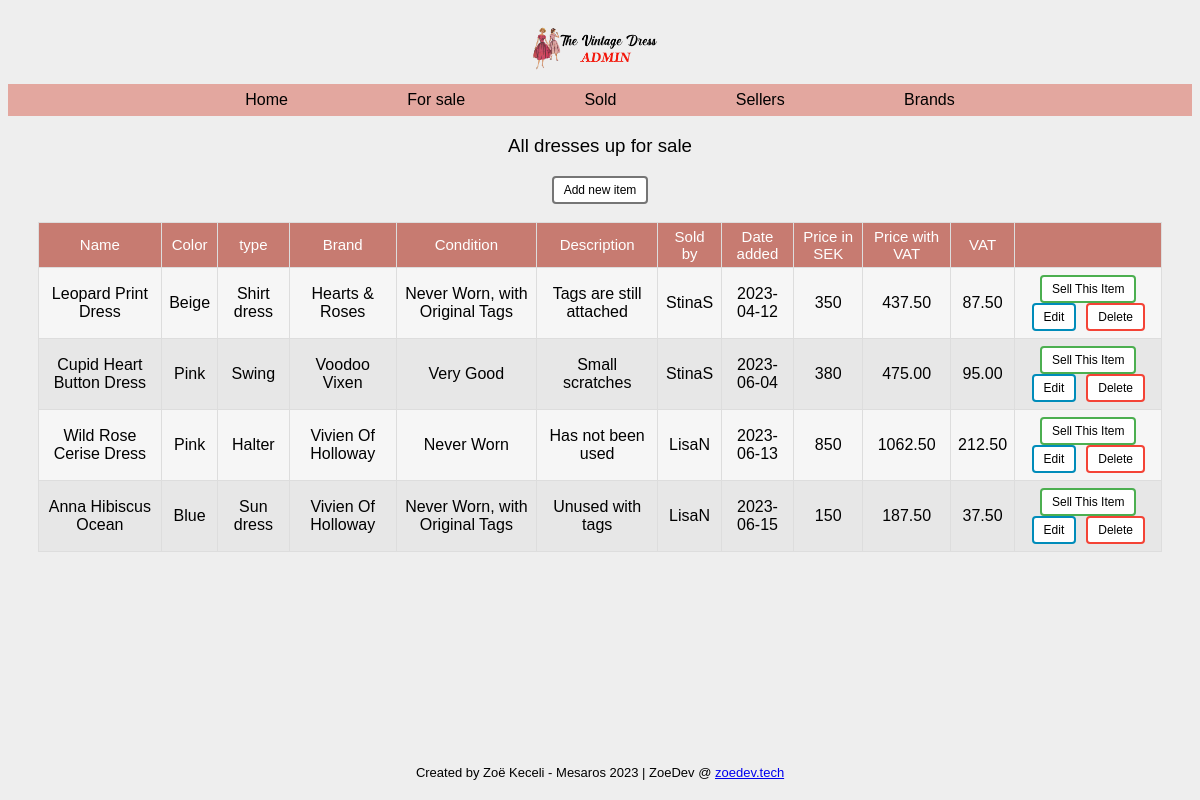
The page /items.php on the database its author committed.
### tables this page shows
CREATE TABLE `items` (
  `id` int(11) NOT NULL,
  `title` varchar(50) NOT NULL,
  `color` varchar(11) NOT NULL,
  `typeID` int(11) NOT NULL,
  `brandID` int(11) NOT NULL,
  `sellerID` int(11) NOT NULL,
  `condID` int(11) NOT NULL,
  `item_desc` varchar(250) NOT NULL,
  `price` int(11) NOT NULL,
  `date_added` date DEFAULT NULL,
  `date_sold` date DEFAULT NULL
);

CREATE TABLE `types` (
  `id` int(11) NOT NULL,
  `type` varchar(32) NOT NULL
);

CREATE TABLE `brands` (
  `id` int(11) NOT NULL,
  `name` varchar(32) NOT NULL
);

CREATE TABLE `conditions` (
  `id` int(11) NOT NULL,
  `item_condition` varchar(50) NOT NULL
);

CREATE TABLE `sellers` (
  `id` int(11) NOT NULL,
  `username` varchar(32) NOT NULL,
  `first_name` varchar(32) NOT NULL,
  `last_name` varchar(32) NOT NULL,
  `email` varchar(32) NOT NULL,
  `phone` varchar(15) NOT NULL
);

### items.php (called while the page is built)
<?php
require 'classes/view/item-view.php';
require 'classes/model/item-model.php';
$pdo = require 'partials/connect.php';
$itemModel = new ItemModel($pdo);
$itemView = new ItemView();
include 'partials/header.php';
include 'partials/nav.php';
$itemView->renderAllItemsWithSellersAndBrandsAsList($itemModel->getAllItemsWithSellersAndBrandsAndTax());
include 'partials/footer.php';

### classes/model/db.php (called while the page is built, shortened)
<?php
class DB
{
    public function __construct(PDO $pdo)
    {
        $this->pdo = $pdo;
    }
}

### classes/model/item-model.php (called while the page is built, shortened)
<?php
require_once 'db.php';
class ItemModel extends DB
{
    protected $table = "items";
    public function getAllItemsWithSellersAndBrandsAndTax()
    {
        $sql = "SELECT items.id, items.title, items.color, items.item_desc, items.date_added, items.price, sellers.username, brands.name, conditions.item_condition, types.type, SUM(items.price *  1.25) AS TotalWithTax, SUM((items.price * 1.25) - (items.price)) AS TotTax from {$this->table} JOIN sellers ON sellers.id = items.sellerID JOIN brands ON brands.id = items.brandID JOIN conditions ON conditions.id = items.condID JOIN types ON types.id = items.typeID WHERE date_sold IS NULL GROUP BY items.id ORDER BY date_added";
        $statement = $this->pdo->prepare($sql);
        $statement->execute();
        return $statement->fetchAll(PDO::FETCH_ASSOC);
    }
}

### classes/view/item-view.php (the view, shortened to what this page needs)
<?php
class ItemView
{
    public function renderAllItemsWithSellersAndBrandsAsList(array $items): void
    {
        echo "<h3 class='pageTitle'>All dresses up for sale</h3>";
        echo "<button class='addButton'><a href='item-new.php'>Add new item</a></button>";
        echo "<br><br>";
        echo "<table class='center'>";
        echo "<th>Name</th>";
        echo "<th>Color</th>";
        echo "<th>type</th>";
        echo "<th>Brand</th>";
        echo "<th>Condition</th>";
        echo "<th>Description</th>";
        echo "<th>Sold by</th>";
        echo "<th>Date added</th>";
        echo "<th>Price in SEK</th>";
        echo "<th>Price with VAT</th>";
        echo "<th>VAT</th>";
        echo "<th></th>";
        foreach ($items as $item) {
            echo "<tr>";
            echo "<td class='centerData'>{$item['title']}</td>";
            echo "<td>{$item['color']}</td>";
            echo "<td>{$item['type']}</td>";
            echo "<td>{$item['name']}</td>";
            echo "<td>{$item['item_condition']}</td>";
            echo "<td>{$item['item_desc']}</td>";
            echo "<td>{$item['username']}</td>";
            echo "<td>{$item['date_added']}</td>";
            echo "<td>{$item['price']}</td>";
            echo "<td>{$item['TotalWithTax']}</td>";
            echo "<td>{$item['TotTax']}</td>";
            echo "<td class='centerData'><button class='btnGreen'><a href='item-sell.php?id={$item['id']}'>Sell This Item</a></button>";
            echo "<button class='btnEdit'><a href='item-edit.php?id={$item['id']}'>Edit</a></button>";
            echo "<button class='btnDel'><a href='item-delete.php?id={$item['id']}'>Delete</a></button></td>";
            echo "</tr>";
        }
        echo "</table>";
    }
}
?>

### style/style.css (style rules this page uses)
body { text-align: center; background: #eee url("https://i.imgur.com/eeQeRmk.png"); background-size: 1.2%; background-repeat: repeat; }
.pageTitle { font-family: "Gill Sans", "Gill Sans MT", Calibri, "Trebuchet MS", sans-serif; font-weight: lighter; }
.brandsTable tr, td { text-align: center; }
.center { margin-left: auto; margin-right: auto; background-color: rgb(231, 231, 231); font-family: Arial, Helvetica, sans-serif; border-collapse: collapse; width: 95%; }
.center td, .center th { border: 1px solid #ddd; padding: 7px; }
.center tr:nth-child(even) { background-color: #f8f8f8e9; }
.center tr, td { text-align: center; }
.center th { padding-top: 5px; padding-bottom: 5px; text-align: center; font-size: 15px; font-weight: normal; font-family: Arial, Helvetica, sans-serif; background-color: #c77b71ff; color: rgb(255, 255, 255); }
.btnDel { margin-left: 5px; margin-right: 5px; background-color: #f44336; border: none; border-radius: 4px; color: white; padding: 5px 10px; text-align: center; text-decoration: none; display: inline-block; font-size: 12px; transition-duration: 0.4s; cursor: pointer; }
.btnDel { background-color: white; color: black; border: 2px solid #f44336; }
.btnDel a { all: unset; }
.btnEdit { margin-left: 5px; margin-right: 5px; background-color: #008cba; border: none; border-radius: 4px; color: white; padding: 5px 10px; text-align: center; text-decoration: none; display: inline-block; font-size: 12px; transition-duration: 0.4s; cursor: pointer; }
.btnEdit { background-color: white; color: black; border: 2px solid #008cba; }
.btnEdit a { all: unset; }
.btnGreen { margin-left: 5px; margin-right: 5px; background-color: #4caf50; border: none; border-radius: 4px; color: white; padding: 5px 10px; text-align: center; text-decoration: none; display: inline-block; font-size: 12px; transition-duration: 0.4s; cursor: pointer; }
.btnGreen { background-color: white; color: black; border: 2px solid #4caf50; }
.btnGreen a { all: unset; }
.addButton a { all: unset; }
.addButton { margin-left: 5px; margin-right: 5px; background-color: #ffffff; border: none; border-radius: 4px; color: white; padding: 5px 10px; text-align: center; text-decoration: none; display: inline-block; font-size: 12px; transition-duration: 0.4s; cursor: pointer; }
.addButton { background-color: white; color: black; border: 2px solid #757575; }

### rows shown on the page
items: title "Leopard Print Dress", color "Beige", typeID.type "Shirt dress", brandID.name "Hearts & Roses", condID.item_condition "Never Worn, with Original Tags", item_desc "Tags are still attached", sellerID.username "StinaS", date_added "2023-04-12", price "350", TotalWithTax "437.50", TotTax "87.50"
items: title "Cupid Heart Button Dress", color "Pink", typeID.type "Swing", brandID.name "Voodoo Vixen", condID.item_condition "Very Good", item_desc "Small scratches", sellerID.username "StinaS", date_added "2023-06-04", price "380", TotalWithTax "475.00", TotTax "95.00"
items: title "Wild Rose Cerise Dress", color "Pink", typeID.type "Halter", brandID.name "Vivien Of Holloway", condID.item_condition "Never Worn", item_desc "Has not been used", sellerID.username "LisaN", date_added "2023-06-13", price "850", TotalWithTax "1062.50", TotTax "212.50"
items: title "Anna Hibiscus Ocean", color "Blue", typeID.type "Sun dress", brandID.name "Vivien Of Holloway", condID.item_condition "Never Worn, with Original Tags", item_desc "Unused with tags", sellerID.username "LisaN", date_added "2023-06-15", price "150", TotalWithTax "187.50", TotTax "37.50"
